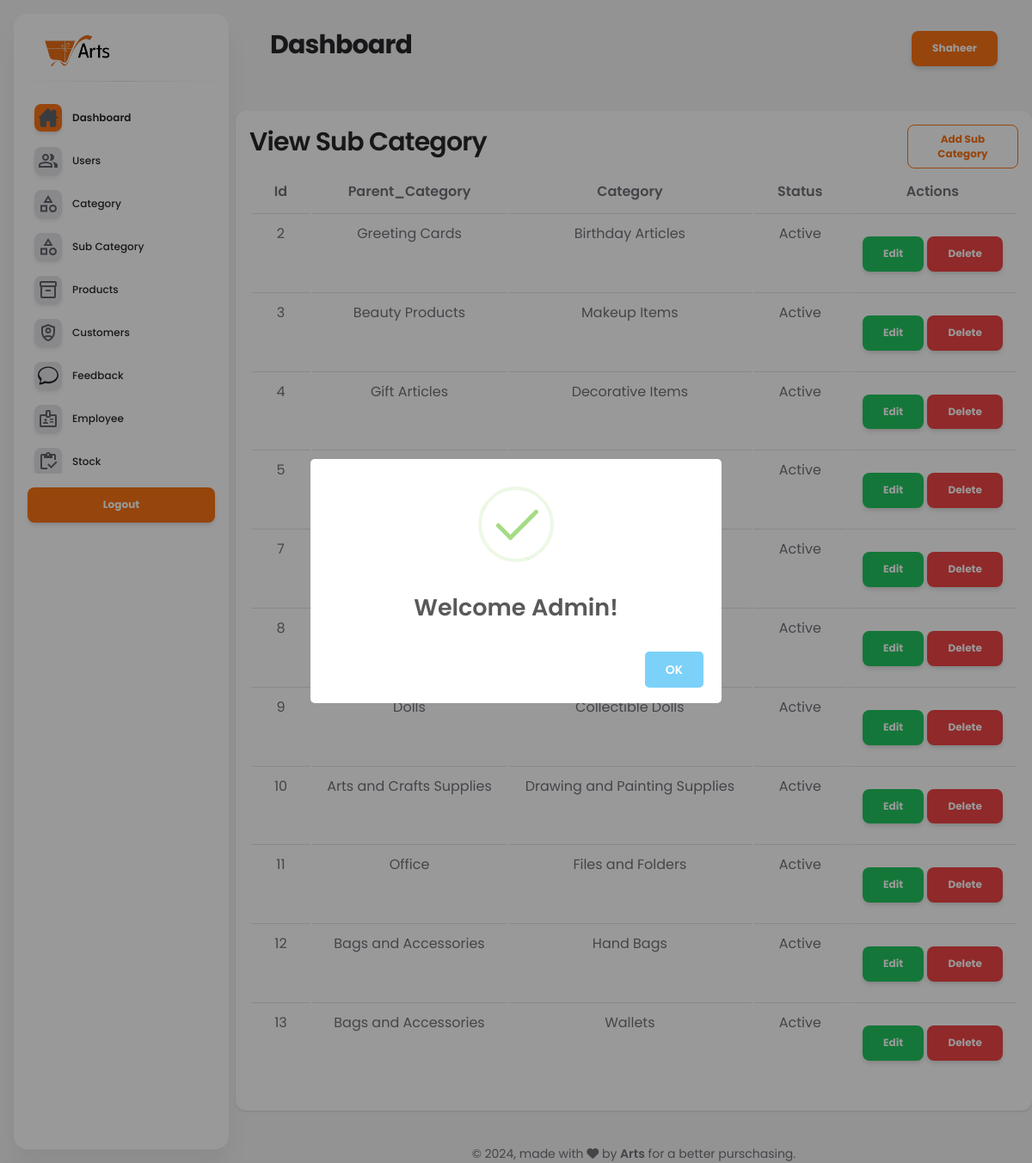
The page /admin/view_sub_cat.php (signed in) on the database its author committed.
### tables this page shows
CREATE TABLE `add_sub_category` (
  `Id` int(11) NOT NULL,
  `Parent_Category` varchar(225) NOT NULL,
  `Category` varchar(50) NOT NULL,
  `Status` varchar(225) NOT NULL
);

### admin/view_sub_cat.php (the view, shortened to what this page needs)
<?php
include('header.php');
?>
<div class="col-md-12 mb-4 mt-4">
    <div class="card card-body p-3">
        <div class="white_card card_height_100 mb_30">
            <div class="box_header m-0">
                <div class="row">
                    <div class="col-md-10 main-title">
                        <h3 class="font-weight-bold">View Sub Category</h3>
                    </div>
                    <li class="col-md-2 nav-item d-flex align-items-center">
                        <a class="btn btn-outline-primary btn-sm mb-0 me-0" href="add_sub_cat.php">Add Sub Category</a>
                    </li>
                </div>
            </div>
        </div>
        <div class="white_card_body">
            <div class="QA_table mb_30">
                <table class="table">
                    <thead class="text-center">
                        <tr>
                            <th>Id</th>
                            <th>Parent_Category</th>
                            <th>Category</th>
                            <th>Status</th>
                            <th>Actions</th>
                        </tr>
                    </thead>
                    <tbody class="text-center">
                        <?php
                        $query = "SELECT * FROM add_sub_category";
                        $result = mysqli_query($conn, $query);
                        if ($result) {
                            while ($row = mysqli_fetch_assoc($result)) {
                                echo "<tr>";
                                echo "<td>" . $row['Id'] . "</td>";
                                echo "<td>" . $row['Parent_Category'] . "</td>";
                                echo "<td>" . $row['Category'] . "</td>";
                                echo "<td>" . $row['Status'] . "</td>";
                                echo "<td>
                                    <a href='update_sub_cat.php?edit=" . $row['Id'] . "' class='btn btn-success btn-large my-3'>Edit</a>
                                    <a href='view_sub_cat.php?delete=" . $row['Id'] . "' class='btn btn-danger btn-large my-3'>Delete</a>
                                  </td>";
                                echo "</tr>";
                            }
                        }
                        ?>
                    </tbody>
                </table>
            </div>
        </div>
    </div>
</div>
<?php include('footer.php'); ?>

### rows shown on the page
add_sub_category: Id "2", Parent_Category "Greeting Cards", Category "Birthday Articles", Status "Active"
add_sub_category: Id "3", Parent_Category "Beauty Products", Category "Makeup Items", Status "Active"
add_sub_category: Id "4", Parent_Category "Gift Articles", Category "Decorative Items", Status "Active"
add_sub_category: Id "5", Status "Active"
add_sub_category: Id "7", Status "Active"
add_sub_category: Id "8", Status "Active"
add_sub_category: Id "9", Parent_Category "Dolls", Category "Collectible Dolls", Status "Active"
add_sub_category: Id "10", Parent_Category "Arts and Crafts Supplies", Category "Drawing and Painting Supplies", Status "Active"
add_sub_category: Id "11", Parent_Category "Office", Category "Files and Folders", Status "Active"
add_sub_category: Id "12", Parent_Category "Bags and Accessories", Category "Hand Bags", Status "Active"
add_sub_category: Id "13", Parent_Category "Bags and Accessories", Category "Wallets", Status "Active"

### other values the page prints
$_SESSION['Admin_name'] "Shaheer"
